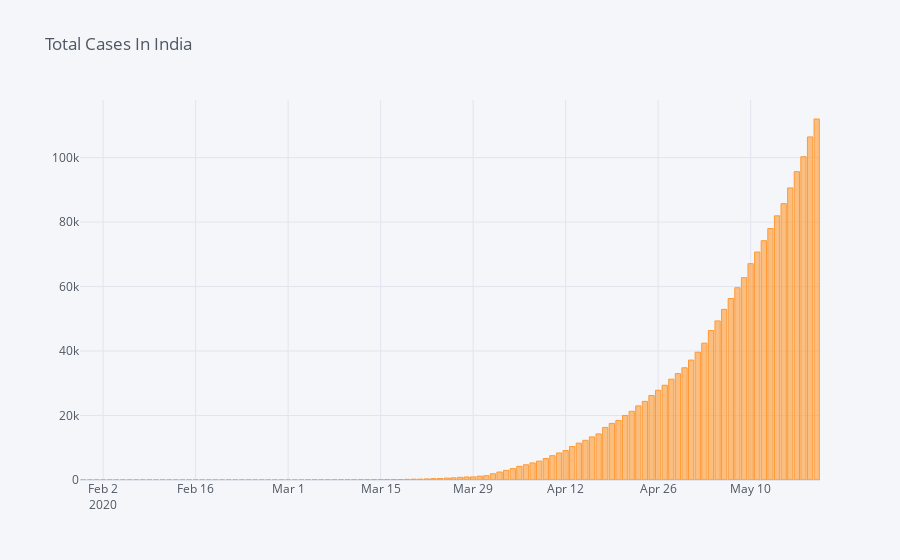

Notebook cell for this chart:
### Markdown cell above
### using plotly

### Code cell
perday_India.iplot(kind='bar',x='Date',y='Total Cases',mode='lines+markers',title='Total Cases In India')
